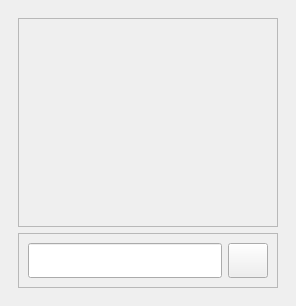
<?xml version="1.0" encoding="UTF-8"?>
<ui version="4.0">
 <class>MainWindow</class>
 <widget class="QMainWindow" name="MainWindow">
  <property name="geometry">
   <rect>
    <x>0</x>
    <y>0</y>
    <width>296</width>
    <height>306</height>
   </rect>
  </property>
  <property name="windowTitle">
   <string>MainWindow</string>
  </property>
  <widget class="QWidget" name="centralwidget">
   <layout class="QVBoxLayout" name="verticalLayout_2">
    <item>
     <widget class="QWidget" name="widget" native="true">
      <layout class="QVBoxLayout" name="verticalLayout">
       <item>
        <widget class="QLabel" name="video_frame">
         <property name="sizePolicy">
          <sizepolicy hsizetype="Expanding" vsizetype="Expanding">
           <horstretch>0</horstretch>
           <verstretch>0</verstretch>
          </sizepolicy>
         </property>
         <property name="frameShape">
          <enum>QFrame::StyledPanel</enum>
         </property>
         <property name="frameShadow">
          <enum>QFrame::Raised</enum>
         </property>
        </widget>
       </item>
       <item>
        <widget class="QFrame" name="frame">
         <property name="frameShape">
          <enum>QFrame::StyledPanel</enum>
         </property>
         <property name="frameShadow">
          <enum>QFrame::Raised</enum>
         </property>
         <layout class="QHBoxLayout" name="horizontalLayout">
          <item>
           <widget class="QLineEdit" name="lineEdit">
            <property name="minimumSize">
             <size>
              <width>0</width>
              <height>35</height>
             </size>
            </property>
           </widget>
          </item>
          <item>
           <widget class="QPushButton" name="btn_mic">
            <property name="minimumSize">
             <size>
              <width>35</width>
              <height>35</height>
             </size>
            </property>
            <property name="text">
             <string/>
            </property>
            <property name="icon">
             <iconset resource="resources.qrc">
              <normaloff>:/assets/icons/mic.png</normaloff>:/assets/icons/mic.png</iconset>
            </property>
            <property name="iconSize">
             <size>
              <width>32</width>
              <height>32</height>
             </size>
            </property>
           </widget>
          </item>
         </layout>
        </widget>
       </item>
      </layout>
     </widget>
    </item>
   </layout>
  </widget>
 </widget>
 <resources>
  <include location="resources.qrc"/>
 </resources>
 <connections/>
</ui>
